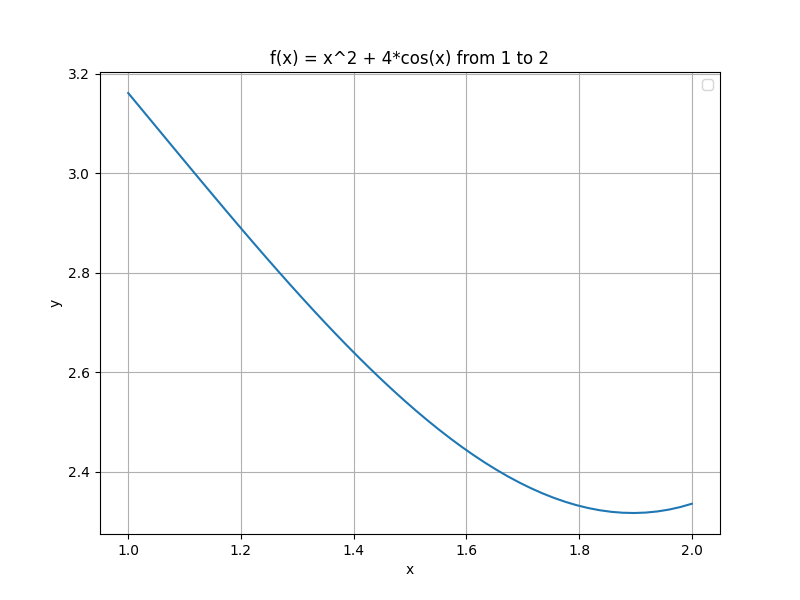

This chart was generated by the following Python code:
import numpy as np
import matplotlib.pyplot as plt

#Part 1 of the midterm programming assignment

def f(x):
    return x**2 + 4 * np.cos(x)

def plot():

    #generate x values from 1 to 2
    x_values = np.linspace(1, 2)
    #generate y values
    y_values = f(x_values)

    #plot
    plt.figure(figsize=(8, 6))
    plt.plot(x_values, y_values)
    plt.xlabel('x')
    plt.ylabel('y')
    plt.title('f(x) = x^2 + 4*cos(x) from 1 to 2')
    plt.grid(True)
    plt.legend()
    plt.savefig('plot.png')
    plt.show()
    
def main():
    plot()

if __name__ == "__main__":
    main()